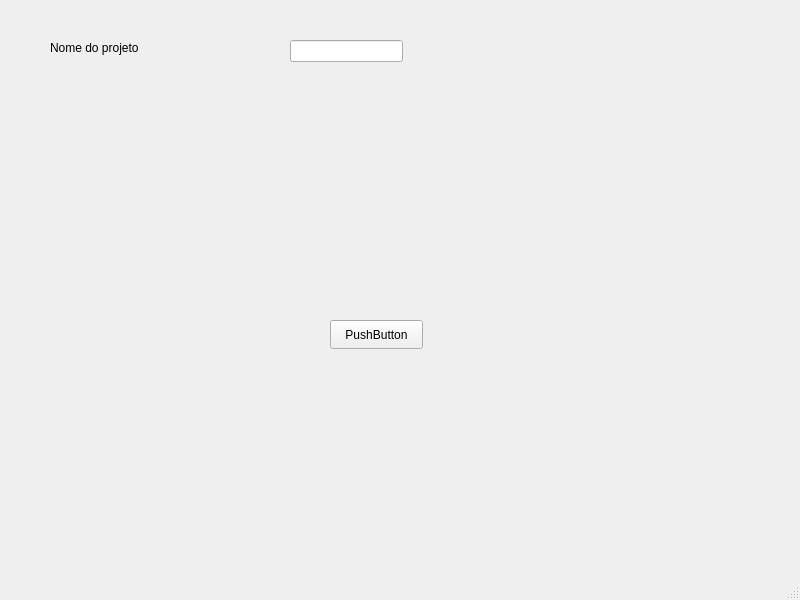
<?xml version="1.0" encoding="UTF-8"?>
<ui version="4.0">
 <class>Terrapleno</class>
 <widget class="QMainWindow" name="Terrapleno">
  <property name="geometry">
   <rect>
    <x>0</x>
    <y>0</y>
    <width>800</width>
    <height>600</height>
   </rect>
  </property>
  <property name="windowTitle">
   <string>Terrapleno</string>
  </property>
  <widget class="QWidget" name="centralwidget">
   <widget class="QPushButton" name="btnProcessar">
    <property name="geometry">
     <rect>
      <x>330</x>
      <y>320</y>
      <width>93</width>
      <height>29</height>
     </rect>
    </property>
    <property name="text">
     <string>PushButton</string>
    </property>
   </widget>
   <widget class="QLabel" name="lbNomeProjeto">
    <property name="geometry">
     <rect>
      <x>50</x>
      <y>40</y>
      <width>111</width>
      <height>16</height>
     </rect>
    </property>
    <property name="text">
     <string>Nome do projeto</string>
    </property>
   </widget>
   <widget class="QLineEdit" name="leIdProjeto">
    <property name="geometry">
     <rect>
      <x>290</x>
      <y>40</y>
      <width>113</width>
      <height>22</height>
     </rect>
    </property>
   </widget>
  </widget>
  <widget class="QMenuBar" name="menubar">
   <property name="geometry">
    <rect>
     <x>0</x>
     <y>0</y>
     <width>800</width>
     <height>22</height>
    </rect>
   </property>
  </widget>
  <widget class="QStatusBar" name="statusbar"/>
 </widget>
 <resources/>
 <connections/>
</ui>
